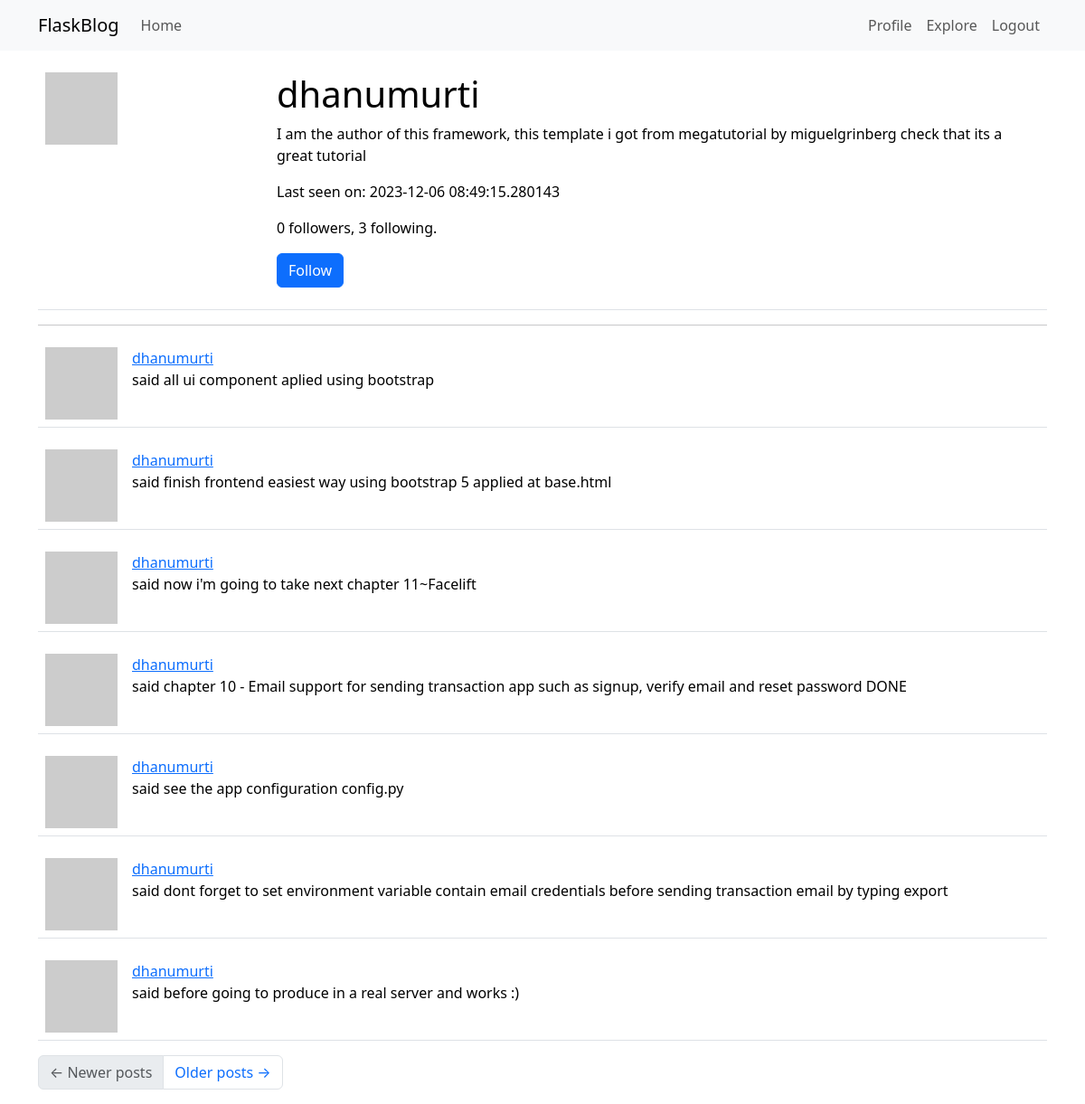
/user/dhanumurti (signed in), run on the app's committed database.
### app/models.py (models this page shows, shortened)
class User(UserMixin, db.Model):
    id = db.Column(db.Integer, primary_key=True)
    username = db.Column(db.String(64), index=True, unique=True)
    email = db.Column(db.String(120), index=True, unique=True)
    password_hash = db.Column(db.String(128))
    posts = db.relationship('Post', backref='author', lazy='dynamic')
    about_me = db.Column(db.String(140))
    last_seen = db.Column(db.DateTime, default=datetime.utcnow)
    followed = db.relationship(
        'User', secondary=followers,
        primaryjoin = (followers.c.follower_id == id),
        secondaryjoin = (followers.c.followed_id == id),
        backref = db.backref('followers', lazy='dynamic'), lazy ='dynamic')
    def avatar(self, size):
        digest = md5(self.email.lower().encode('utf-8')).hexdigest()
        return 'https://www.gravatar.com/avatar/{}?d=robohash&s{}'.format(digest, size)
    def is_following(self, user):
        return self.followed.filter(
            followers.c.followed_id == user.id).count() > 0
    """-- followed post query without users own post --
    def followed_post(self):
        return Post.query.join(
            followers, (followers.c.followed_id == Post.user_id)).filter(
                followers.c.follower_id == self.id).order_by(
                    Post.timestamp.desc())
                    """

class Post(db.Model):
    id = db.Column(db.Integer, primary_key=True)
    body = db.Column(db.String(140))
    timestamp = db.Column(db.DateTime, index=True, default=datetime.utcnow)
    user_id = db.Column(db.Integer, db.ForeignKey('user.id'))

### app/routes.py (the view)
@app.route('/user/<username>')
@login_required
def user(username):
    page = request.args.get('page', type=int)
    form = EmptyForm()
    user = User.query.filter_by(username=username).first_or_404()
    posts = user.posts.order_by(Post.timestamp.desc()).paginate(
        page=page, per_page=app.config['POST_PER_PAGE'], error_out=False)
    next_url = url_for('user', username=user.username, page=posts.next_num) \
        if posts.has_next else None
    prev_url = url_for('user', username=user.username, page=posts.prev_num) \
        if posts.has_prev else None
    return render_template('user.html', user=user, posts=posts.items,
                        form=form, next_url=next_url, prev_url=prev_url)

### app/forms.py
class EmptyForm(FlaskForm):
    submit = SubmitField('Submit')

### app/models.py (called while the page is built)
@login.user_loader
def load_user(id):
    return User.query.get(int(id))

### app/routes.py (called while the page is built)
@app.before_request
def before_request():
    if current_user.is_authenticated:
        current_user.last_seen = datetime.utcnow()
        db.session.commit()

### app/templates/user.html (shortened to what this page needs)
{% extends "base.html" %}
{% block content %}
<table class="table table-hover">
    <tr>
        <td width="256px"><img src="{{ user.avatar(256) }}"</td>
        <td>
            <h1>{{ user.username }}</h1>
            {% if user.about_me %}<p>{{ user.about_me }}</p>{% endif %}
            {% if user.last_seen %}<p>Last seen on: {{ user.last_seen }}</p>{% endif %}
            <p>{{ user.followers.count() }} followers, {{ user.followed.count() }} following.</p>
            {% if user == current_user %}
                <p><a href="{{ url_for('edit_profile') }}">Edit your profile</a></p>
            {% elif not current_user.is_following(user) %}
            <p>
                <form action="{{ url_for('follow', username=user.username) }}" method="post">
                {{ form.submit(value='Follow', class_='btn btn-primary') }}
                </form>
            </p>
            {% endif %}
        </td>
    </tr>
</table>
<hr>
    {% for post in posts %}
        {% include '_post.html' %}
    {% endfor %}
    <nav aria-label="Post navigation">
        <ul class="pagination">
            <li class="page-item{% if not prev_url %} disabled{% endif %}">
                <a class="page-link" href="{{ prev_url }}">
                    <span aria-hidden="true">&larr;</span> Newer posts
                </a>
            </li>
            <li class="page-item{% if not next_url %} disabled{% endif %}">
                <a class="page-link" href="{{ next_url }}">
                    Older posts <span aria-hidden="true">&rarr;</span>
                </a>
            </li>
        </ul>
    </nav>
{% endblock %}

### app/templates/_post.html
<table class="table table-hover">
    <tr>
        <td width="70px">
            <a href="{{ url_for('user', username=post.author.username) }}">
                <img src="{{ post.author.avatar(70) }}" />
            </a>
        </td>
        <td>
            <a href="{{ url_for('user', username=post.author.username) }}">
                {{ post.author.username }}
            </a>
            <br>
            said {{ post.body }}
        </td>
    </tr>
</table>

### data on the page
User: username "dhanumurti", about_me "I am the author of this framework, this template i got from megatutorial by miguelgrinberg check that its a great tutorial", last_seen "2023-12-06 08:49:15.280143"
Post: author.username "dhanumurti", body "all ui component aplied using bootstrap"
Post: author.username "dhanumurti", body "finish frontend easiest way using bootstrap 5 applied at base.html"
Post: author.username "dhanumurti", body "now i'm going to take next chapter 11~Facelift"
Post: author.username "dhanumurti", body "chapter 10 - Email support for sending transaction app such as signup, verify email and reset password DONE"
Post: author.username "dhanumurti", body "see the app configuration config.py"
Post: author.username "dhanumurti", body "dont forget to set environment variable contain email credentials before sending transaction email by typing export"
Post: author.username "dhanumurti", body "before going to produce in a real server and works :)"

### other printed values
{{ user.followers.count() }} "0"
{{ user.followed.count() }} "3"
